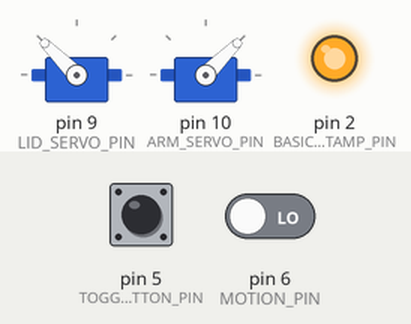
Bench run of a sketch on a simulated Arduino Mega 2560, built with avr-gcc and run on an emulated ATmega2560. On the bench: 2 × servo, output pins drawn as LEDs (lit = HIGH). Inputs (shaded band) come from the test bench; at power-on: pin 5 (TOGGLE_BUTTON_PIN) HIGH, pin 6 (MOTION_PIN) LOW. What the sketch prints to the serial monitor is not drawn.

Above: at 1.2 s.
1.3 s: pin 5 (TOGGLE_BUTTON_PIN) pulled LOW for 0.15 s
At 3.2 s:
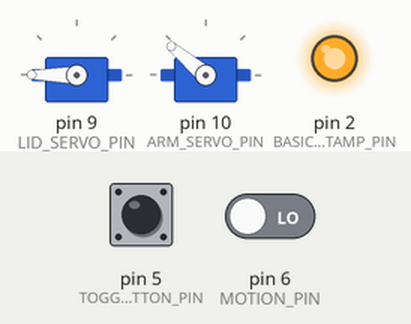
4.3 s: pin 5 (TOGGLE_BUTTON_PIN) pulled LOW for 1 s
At 5.73 s:
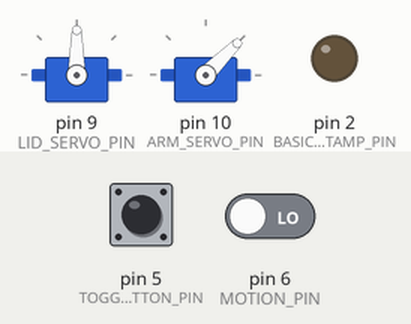
7.7 s: pin 5 (TOGGLE_BUTTON_PIN) pulled LOW for 0.15 s
At 8.0 s:
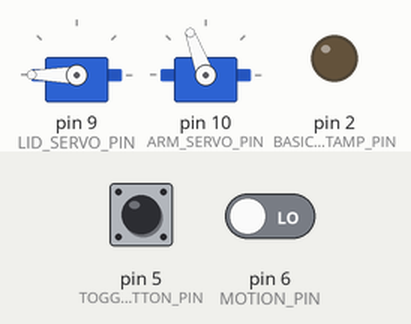
10.3 s: pin 5 (TOGGLE_BUTTON_PIN) pulsed LOW 5 times (0.12 s each, 0.3 s apart)
At 10.87 s:
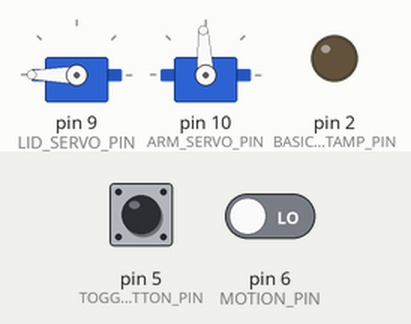
13.3 s: pin 5 (TOGGLE_BUTTON_PIN) pulsed LOW 5 times (0.12 s each, 0.3 s apart)
At 14.17 s:
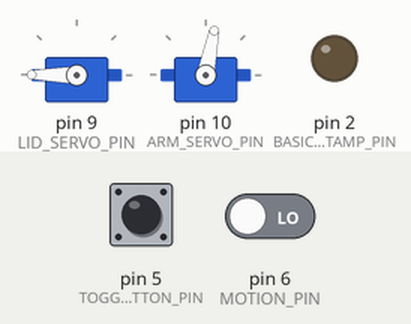
Timing chart, 0 to 17.4 s (numbered marks = the images above; inputs shaded):
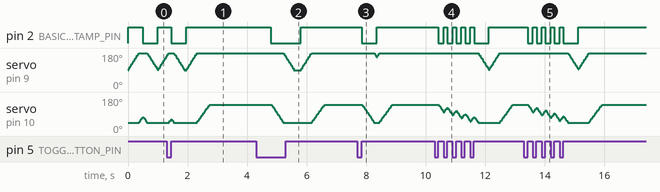

Measured:
- after the input at 1.3 s, pin 2 (BASIC_STAMP_PIN): HIGH → LOW after 0.15 s, → HIGH 0.50 s later
- after the input at 4.3 s, pin 2 (BASIC_STAMP_PIN): HIGH → LOW after 0.50 s, → HIGH 1.0 s later
- after the input at 7.7 s, pin 2 (BASIC_STAMP_PIN): HIGH → LOW after 0.15 s, → HIGH 0.50 s later
- after the input at 10.3 s, pin 2 (BASIC_STAMP_PIN): goes 4 × (LOW 0.18 s, HIGH 0.12 s), LOW 0.50 s, then HIGH, starting after 0.12 s
- after the input at 13.3 s, pin 2 (BASIC_STAMP_PIN): goes 4 × (LOW 0.18 s, HIGH 0.12 s), LOW 0.50 s, then HIGH, starting after 0.12 s

The sketch:

arduino.ino
```cpp
#include <Servo.h>
#include <NewPing.h>

#define MOTION_PIN 6

#define SONAR_TRIG 8
#define SONAR_ECHO 7
#define SONAR_MAX_DISTANCE 500            // cm
#define SONAR_TRIGGER_STOP_DISTANCE 30    // cm
#define SONAR_TRIGGER_RETRACT_DISTANCE 10 // cm

NewPing sonar(SONAR_TRIG, SONAR_ECHO);

unsigned int pingSpeed = 50; // How frequently are we going to send out a ping (in milliseconds). 50ms would be 20 times a second.
unsigned long pingTimer;     // Holds the next ping time.

#define LID_SERVO_PIN 9
#define LID_SERVO_CLOSED 90
#define LID_SERVO_OPEN 180
#define LID_SERVO_SPEED 270 // degrees per second

#define ARM_SERVO_PIN 10
#define ARM_SERVO_CLOSED 45
#define ARM_SERVO_OPEN 140
#define ARM_SERVO_SPEED_FAST 270 //degrees per second
#define ARM_SERVO_SPEED_SLOW 50  //degrees per second

// WARNING: Max servo speed is approx. 270 deg per second

Servo lidServo;
Servo armServo;

#define TOGGLE_BUTTON_PIN 5
#define TOGGLE_BUTTON_DEBOUNCE 500

#define BASIC_STAMP_PIN 2

enum ArmAction
{
  NO_ARM_ACTION,
  FAST_TRIGGER,
  SLOW_TRIGGER,
  TRIGGERED,
  FAST_WITHDRAW,
  SLOW_WITHDRAW,
  RETRACTED,
};

enum LidAction
{
  NO_LID_ACTION,
  OPENING,
  OPEN,
  CLOSING,
  CLOSED,
};

typedef struct BoxState
{
  bool sonarFoundObject;
  bool lastSonarFoundObject;
  int sonarDistance;

  bool motionFound;
  bool lastMotionFound;

  ArmAction lastArmState;
  ArmAction armState;
  int armTarget;
  unsigned long armTimer;

  LidAction lidState;
  int lidTarget;
  unsigned long lidTimer;

  bool needButtonPrev;
  unsigned long buttonEdgeTime;

  void reset()
  {
    sonarFoundObject = false;
    lastSonarFoundObject = false;
    sonarDistance = SONAR_MAX_DISTANCE;

    motionFound = false;
    lastMotionFound = false;

    lastArmState = NO_ARM_ACTION;
    armState = FAST_WITHDRAW;
    armTarget = ARM_SERVO_CLOSED;

    lidState = CLOSING;
    lidTarget = LID_SERVO_CLOSED;
  }

  void openLid()
  {
    if (lidState != OPENING)
    {
      lidState = OPENING;
      lidTarget = LID_SERVO_OPEN;
      lidTimer = millis();
    }
  }

  void closeLid()
  {
    if (lidState != CLOSING)
    {
      lidState = CLOSING;
      lidTarget = LID_SERVO_CLOSED;
      lidTimer = millis();
    }
  }

  void triggerArmSlow()
  {
    if (armState != SLOW_TRIGGER)
    {
      armState = SLOW_TRIGGER;
      armTarget = ARM_SERVO_OPEN;
      armTimer = millis();
    }
  }

  void triggerArmFast()
  {
    if (armState != FAST_TRIGGER)
    {
      armState = FAST_TRIGGER;
      armTarget = ARM_SERVO_OPEN;
      armTimer = millis();
    }
  }

  void retractArmFast()
  {
    if (armState != FAST_WITHDRAW)
    {
      armState = FAST_WITHDRAW;
      armTarget = ARM_SERVO_CLOSED;
      armTimer = millis();
    }
  }

  void retractArmSlow()
  {
    if (armState != SLOW_WITHDRAW)
    {
      armState = SLOW_WITHDRAW;
      armTarget = ARM_SERVO_CLOSED;
      armTimer = millis();
    }
  }

  void stopArm()
  {
    if (isArmRetracting() || isArmTriggering())
    {
      lastArmState = armState;
      armState = NO_ARM_ACTION;
    }
  }

  bool isLidOpen()
  {
    return lidState == OPEN;
  }

  bool isLidClosed()
  {
    return lidState == CLOSED;
  }

  bool canOpenLid()
  {
    return !(lidState == OPENING || lidState == OPEN);
  }

  bool canCloseLid()
  {
    return armState == RETRACTED && !(lidState == CLOSING || lidState == CLOSED);
  }

  bool canPushButton()
  {
    return lidState == OPEN;
  }

  bool needsButtonPush()
  {
    bool pinState = digitalRead(TOGGLE_BUTTON_PIN) == HIGH;
    if (pinState != needButtonPrev)
    {
      if (millis() - buttonEdgeTime > TOGGLE_BUTTON_DEBOUNCE) {
        needButtonPrev = pinState;
        buttonEdgeTime = millis();
        return !needButtonPrev;
      } else {
        buttonEdgeTime = 0;
        return pinState;
      }
    }
    else if (millis() - buttonEdgeTime > TOGGLE_BUTTON_DEBOUNCE) {
      // Still waiting for debounce to end
      return pinState;
    }
    else
    {
      // Still waiting for debounce to end
      return !pinState;
    }
  }

  bool isArmRetractingFast()
  {
    return armState == FAST_WITHDRAW;
  }

  bool isArmRetractingSlow()
  {
    return armState == SLOW_WITHDRAW;
  }

  bool isArmRetracting()
  {
    return isArmRetractingFast() || isArmRetractingSlow();
  }

  bool isArmRetracted()
  {
    return armState == RETRACTED;
  }

  bool isArmFastTriggering()
  {
    return armState == FAST_TRIGGER;
  }

  bool isArmSlowTriggering()
  {
    return armState == SLOW_TRIGGER;
  }

  bool isArmTriggering()
  {
    return isArmSlowTriggering() || isArmFastTriggering();
  }

  bool isArmTriggered()
  {
    return armState == TRIGGERED;
  }

  bool isArmStopped()
  {
    return armState == NO_ARM_ACTION;
  }

  int getSonarDistance()
  {
    return sonarDistance;
  }

  bool seenMovement()
  {
    return motionFound;
  }

  bool seenMovementRising()
  {
    return motionFound && !lastMotionFound;
  }

  bool seenMovementFalling()
  {
    return !motionFound && lastMotionFound;
  }
};

BoxState state = {};

void setup()
{
  Serial.begin(115200); // Open serial monitor at 115200 baud to see ping results.
  pingTimer = millis(); // Start now.

  state.reset();
  lidServo.attach(LID_SERVO_PIN);
  lidServo.write(state.lidTarget);
  armServo.attach(ARM_SERVO_PIN);
  armServo.write(state.armTarget);

  pinMode(MOTION_PIN, INPUT);
  pinMode(TOGGLE_BUTTON_PIN, INPUT_PULLUP);
  pinMode(BASIC_STAMP_PIN, OUTPUT);
}

void loop()
{
  if (millis() >= pingTimer)
  {
    pingTimer += pingSpeed;
    //sonar.ping_timer(echoCheck);
  }
  updateMotion();
  updateServos();
  updateBasicStamp();

  if (state.needsButtonPush()) // Need to push button
  {
    Serial.println("1");
    if (!state.isLidOpen() && state.canOpenLid())
    {
      state.openLid();
      Serial.println("2");
    }
    else if (state.isLidOpen())
    {
      Serial.println("3");
      if (state.seenMovement())
      {
        Serial.println("4");
        if (state.getSonarDistance() < SONAR_TRIGGER_STOP_DISTANCE)
        {
          state.stopArm();
          Serial.println("5");
        }
        else if (state.getSonarDistance() < SONAR_TRIGGER_RETRACT_DISTANCE)
        {
          state.retractArmSlow();
          Serial.println("6");
        }
        else
        {
          state.triggerArmSlow();
          Serial.println("7");
        }
      }
      else
      {
        state.triggerArmFast();
        Serial.println("8");
      }
    }
  }
  else if (!state.isArmRetracted()) // Button has been pushed and arm is still out
  {
    Serial.println("9");
    if (state.getSonarDistance() > SONAR_TRIGGER_RETRACT_DISTANCE)
    {
      Serial.println("10");
      if (state.getSonarDistance() < SONAR_TRIGGER_STOP_DISTANCE)
      {
        Serial.println("11");
        state.retractArmSlow();
      }
      else
      {
        Serial.println("12");
        state.retractArmFast();
      }
    }
    else
    {
      Serial.println("13");
      state.stopArm();
    }
  }
  else if (state.isArmRetracted() && !state.isLidClosed())
  {
    Serial.println("14");
    state.closeLid();
  }
  Serial.println("here");
  //delay(500);
}

void echoCheck()
{
  if (sonar.check_timer())
  {
    state.sonarDistance = sonar.ping_result / US_ROUNDTRIP_CM;
    state.lastSonarFoundObject = state.sonarFoundObject;
    if (state.sonarDistance < SONAR_MAX_DISTANCE - 100)
    {
      state.sonarFoundObject = true;
    }
    else
    {
      state.sonarFoundObject = false;
    }
    Serial.print("Ping: ");
    Serial.print(state.sonarDistance);
    Serial.println("cm");
  }
}

void updateMotion()
{
  state.lastMotionFound = state.motionFound;
  state.motionFound = digitalRead(MOTION_PIN);
}

void updateServos()
{
  unsigned lidPosition = lidServo.read();
  unsigned armPosition = armServo.read();
  unsigned long now = millis();
  int lidTimeDiff = now - state.lidTimer;
  int armTimeDiff = now - state.armTimer;

  // Lid Servo Position Calculation
  if (lidPosition != state.lidTarget)
  {
    int sign = (lidPosition < state.lidTarget) ? 1 : -1;
    int target = lidPosition + (lidTimeDiff * sign * LID_SERVO_SPEED / 1000); // div by 1000 because LID_SERVO_SPEED in deg per seconds

    #ifdef LIDDEBUG
    Serial.print("Lid Sign: ");
    Serial.println(sign);
    #endif

    if (sign == 1 && target > state.lidTarget)
    {
      target = state.lidTarget;
    }
    else if (sign == -1 && target < state.lidTarget)
    {
      target = state.lidTarget;
    }

    if (target != lidPosition)
    {
      state.lidTimer = now;
      lidServo.write(target);
    }
  }
  else if (state.lidState == OPENING)
  {
    state.lidState = OPEN;
  }
  else if (state.lidState == CLOSING)
  {
    state.lidState = CLOSED;
  }

  if (armPosition != state.armTarget)
  {
    int sign = (armPosition < state.armTarget) ? 1 : -1;
    int armSpeed;
    if (state.armState == FAST_TRIGGER || state.armState == FAST_WITHDRAW)
    {
      armSpeed = ARM_SERVO_SPEED_FAST;
    }
    else if (state.armState == SLOW_TRIGGER || state.armState == SLOW_WITHDRAW)
    {
      armSpeed = ARM_SERVO_SPEED_SLOW;
    }

    #ifdef ARMDEBUG
    Serial.print("Sign: ");
    Serial.println(sign);
    Serial.print("Arm speed: ");
    Serial.println(armSpeed);
    #endif

    int armTarget = armPosition + (armTimeDiff * sign * armSpeed / 1000); // div by 1000 because LID_SERVO_SPEED in deg per seconds
    if (sign == 1 && armTarget > state.armTarget)
    {
      armTarget = state.armTarget;
    }
    else if (sign == -1 && armTarget < state.armTarget)
    {
      armTarget = state.armTarget;
    }

    #ifdef ARMDEBUG
    Serial.print("Arm position: ");
    Serial.println(armPosition);
    Serial.print("Arm target: ");
    Serial.println(state.armTarget);
    Serial.print("Next arm target: ");
    Serial.println(armTarget);
    #endif

    if (armTarget != armPosition)
    {
      state.armTimer = now;
      armServo.write(armTarget);
    }
  }
  else if (state.armState == FAST_TRIGGER || state.armState == SLOW_TRIGGER)
  {
    state.armState = TRIGGERED;
  }
  else if (state.armState == FAST_WITHDRAW || state.armState == SLOW_WITHDRAW)
  {
    state.armState = RETRACTED;
  }

  #ifdef ARMDEBUG
  Serial.print("Arm state: ");
  Serial.println(state.armState);
  #endif
}

void updateBasicStamp()
{
  if (state.needsButtonPush())
  {
    digitalWrite(BASIC_STAMP_PIN, HIGH);
  }
  else
  {
    digitalWrite(BASIC_STAMP_PIN, LOW);
  }
}
```
